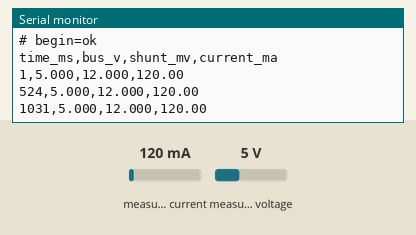
The sketch below on a simulated Arduino Uno, built with avr-gcc and run on an emulated ATmega328P. Shown: the last lines printed to the serial monitor. Inputs (shaded band) come from the test bench; at power-on: measured current 120 mA, measured voltage 5 V.

Above: at 1.2 s.
1.3 s: measured current set to 40 mA
At 2.0 s:
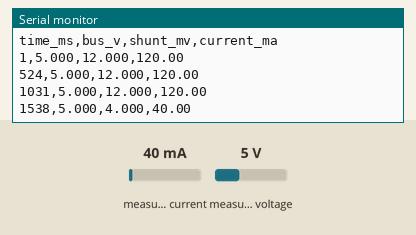
2.8 s: measured voltage set to 0.3 V
At 3.5 s:
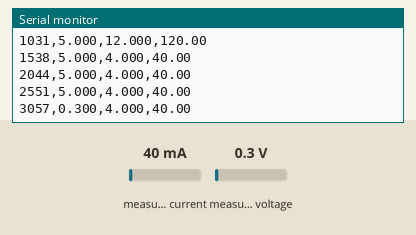
4.3 s: measured current set to 500 mA
At 5.0 s:
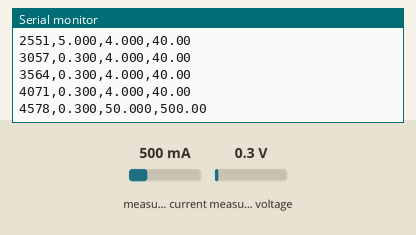
Timing chart, 0 to 7.3 s (numbered marks = the images above; inputs shaded):
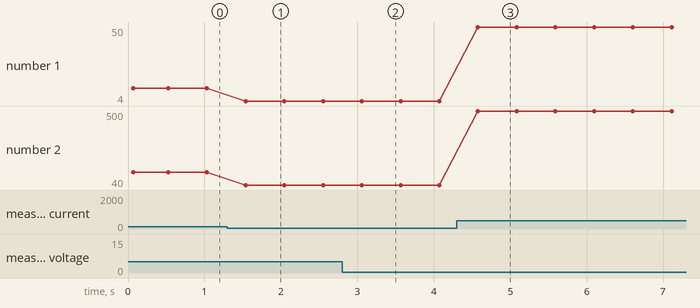

The sketch:

ina219.ino
```cpp
// 실물 점검: INA219 (SDA=A4, SCL=A5, 0.1 Ω 션트)
// 알려진 저항에 알려진 전압을 걸고 버스 전압, 션트 전압, 전류를 기록합니다.
#include <Wire.h>
#include <Adafruit_INA219.h>

Adafruit_INA219 ina219;
bool ready = false;

void setup() {
  Serial.begin(9600);
  Serial.println("# PROBE ina219 v1");
  ready = ina219.begin();
  Serial.print("# begin=");
  Serial.println(ready ? "ok" : "failed");
  if (ready) Serial.println("time_ms,bus_v,shunt_mv,current_ma");
}

void loop() {
  if (!ready) return;
  Serial.print(millis());
  Serial.print(',');
  Serial.print(ina219.getBusVoltage_V(), 3);
  Serial.print(',');
  Serial.print(ina219.getShuntVoltage_mV(), 3);
  Serial.print(',');
  Serial.println(ina219.getCurrent_mA(), 2);
  delay(500);
}
```

Measured:
- after the input at 1.3 s, the serial monitor: prints a new line after 0.24 s (image 1)
- after the input at 2.8 s, the serial monitor: prints a new line after 0.26 s (image 2)
- after the input at 4.3 s, the serial monitor: prints a new line after 0.28 s (image 3)
- plotted number 1: 12 → 4 after the input at 1.3 s, 4 → 50 after the input at 4.3 s
- plotted number 2: 120 → 40 after the input at 1.3 s, 40 → 500 after the input at 4.3 s
